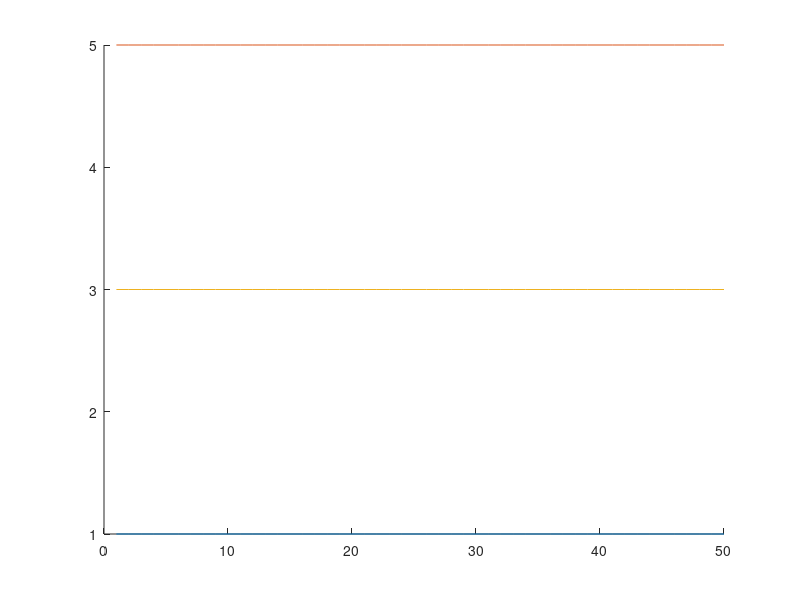

Write the MATLAB code that produced this figure. (Note: this script raises an error after producing the figure.)
close all
A=ones(50,1);
B=5*ones(50,1);
C=3*ones(50,1);

figure;
hold all
plot(A)
plot(B)
plot(C)
xc1= xcorr(A,B);
xc2= xcorr(A,C);
xc_OL1=xc((size(xc1,2)+1)/2);
xc_OL2=xc((size(xc2,2)+1)/2);

FULL=norm(A)*norm(C);
%should i take the abs?
per_sim=(xc_OL/FULL)*100;
